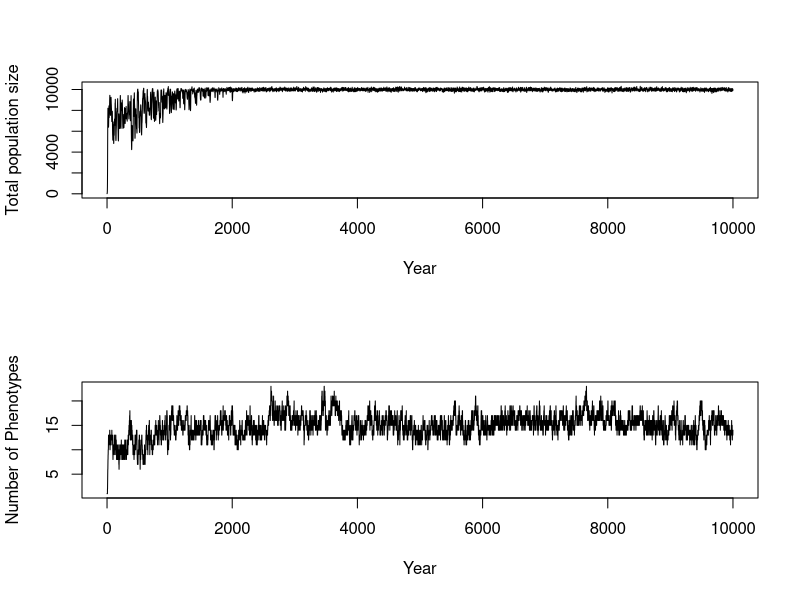
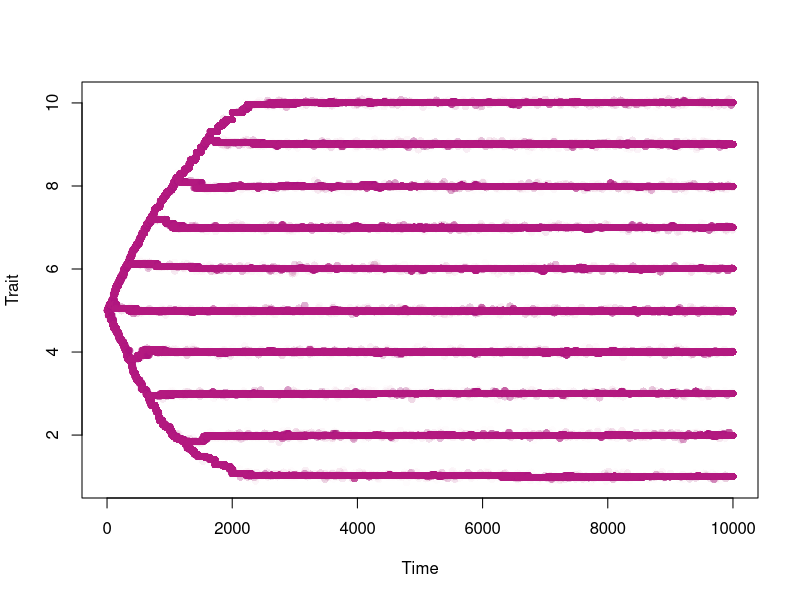

Write R code to recreate these figures, in order.

# Biggest difference in this version is that there is only one trait and adults and juvenile share a resource



# Full function ----------------------------------------------------------------

resourceCompetitionSLC <- function(popSize, resProp, resFreq, resGen=matrix(c(0.1,0.1),ncol=1, nrow=2), im = 0.001, 
                                   fmax = 2, kA = 0.5, kJ = 0.5, mutProb=0.001, mutVar=0.1, time.steps=200, iniP=5, 
                                   threshold = 0.005, nmorphs = 1){
  
  pop <- matrix(data = NA, ncol = 3, nrow = nmorphs)                             # Each column in this matrix is one phenotype combination.
  
  pop[,1] <- popSize
  pop[,2] <- iniP

  
  colnames(pop) <- c("Number of indivduals", "Trait", "Proxy")
  
  stats         <- matrix(data = c(0, sum(pop[,1]), nrow(pop), mean(pop[,2]), var(pop[,2])) 
                                  , nrow = 1, ncol = 5)                                                             #Where we will eventually save our stats and phenotypes
  phenotypes <- matrix(data = c(0, popSize, iniP), nrow = 1, ncol = 3)
  colnames(phenotypes) <- c("Year", "Number of indivduals", "Trait")                                        
  
  epsilon <- .Machine$double.eps^10  #Added when some number become zero, very small number
  posstrait <- seq(from = min(resProp)-1, to = max(resProp)+1, by = mutVar)
  
  for (t in 1:time.steps){
    
    # Deterministic fecundity proxy alpha ------------------------------------
    
    adults    <- pop                                                            
    alphaA    <- NULL                                                           # Will create a matrix with all alpha values
    alphaSumA <- NULL
    
    
    resPropAduMatrix <- matrix(data = resProp, ncol = length(resProp), nrow = nrow(adults), byrow = T)
    aduTrait <- adults[, 2]
    aduTraitMatrix <- matrix(data = rep(aduTrait, each = length(resProp)), ncol = length(resProp), nrow = nrow(adults), byrow = T)
    
    alphaA           <- exp(-(((aduTraitMatrix-resPropAduMatrix)^2)/(2*resGen[1,1])^2)) + epsilon                 # Calculation of individual alpha
    adultAbund       <- adults[,1]
    adultAbundMatrix <- matrix(data = rep(adultAbund, each = length(resProp)), ncol = length(resProp), nrow = nrow(adults), byrow = T)  # Creation of a matrix with population size of each type in the rows
    alphaSumA        <- colSums((alphaA*adultAbundMatrix))                                                                         # Creation of matrix that reflects both the trait but also number of individuals in type
    
    
    RdivAlphaSumA       <- resFreq/alphaSumA
    RdivAlphaSumATrans  <- matrix(data = RdivAlphaSumA)
    
    Fec <- alphaA%*%RdivAlphaSumATrans
    adults[,3] <- fmax*(Fec/(kA+Fec)) 
    
    
    
    # Spawning of offspring -------------------------------------------------
    
    juveniles <- adults                                                         # Create a matrix were we will add juveniles into
                                                      
    
    juveniles[,1] <- rpois(n = nrow(juveniles), lambda = juveniles[,1]*juveniles[,3]) 
    
    # Mutation of offspring -------------------------------------------------
    
    probs <- juveniles[,1]/sum(juveniles[, 1])  # Generates probability of morph being mutated based upon number of individuals.
    N.mut <- as.numeric(rbinom(n = 1, size = sum(juveniles[, 1]), prob = mutProb))
    
    
    if(N.mut > 0){
      random.choice <- c()
      mutation.pos <- c()
      
      for (m in 1:length(N.mut)){
        random.choice <- rmultinom(n = 1 , size = 1, prob = probs)              # Randomly chooses which morphs to mutate based on probs
        mutation.pos[m] <- as.numeric(which(random.choice == 1))
      }
      
      for (i in  1:length(mutation.pos)){
        
        mutChange <- rnorm(n=1, mean=0, sd=mutVar)
        juveniles[mutation.pos[i], 1] <- juveniles[mutation.pos[i], 1] - 1       # Removes the mutated individual from the morph
        
        new.morph <- matrix(data = c(1, juveniles[mutation.pos[i], 2] + mutChange, 0),  #Changes trait to a new trait and adds it to the juveniles
                            ncol = ncol(juveniles), nrow = 1)
        juveniles <- rbind(juveniles, new.morph)
        
      }
    }
    
    
    
    # Kill off offspring -----------------------------------------------------
    
  
    alphaSumJ <- NULL
    alphaJ    <- NULL
   
    resPropJuvMatrix <- matrix(data = resProp, ncol = length(resProp), nrow = nrow(juveniles), byrow = T)
    juvTrait <- juveniles[,2]
    juvTraitMatrix <- matrix(data = rep(juvTrait, each = length(resProp)), ncol = length(resProp), nrow = nrow(juveniles), byrow = T)
    
    alphaJ            <- exp(-(((juvTraitMatrix-resPropJuvMatrix)^2)/(2*resGen[2,1]^2))) + epsilon
    juvenAbund        <- juveniles[,1]
    juvenAbundMatrix  <- matrix(data = rep(juvenAbund, each = length(resProp)), ncol = length(resProp), nrow = nrow(juveniles), byrow = T)  # Creation of a matrix with population size of each type in the rows
    alphaSumJ         <- colSums(alphaJ*juvenAbundMatrix)                                                                         # Creation of matrix that reflects both the trait but also number of individuals in type
    
    
    RdivAlphaSumJ     <- resFreq/alphaSumJ
    RdivAlphaSumJTrans   <- matrix(data = RdivAlphaSumJ)
    
    
    Sur <- alphaJ%*%RdivAlphaSumJTrans
    juveniles[,3] <- (Sur/(kJ+Sur)) 
    
    
    
    
    juveniles[,1] <- rbinom(n = nrow(juveniles) , size = juveniles[,1], prob = juveniles[,3])
    
    
    pop <- juveniles[juveniles[, 1] != 0, , drop = FALSE]                        # all adults die after reproducing, so the new generation is only juveniles, and all rows with zero individuals are removed.
    
    # Adding immigrants ---------------------------------------------------------------------
    
    #if (runif(1) < im){
    
    # trait <- sample(x = posstrait, size = 1)
    
    #  if(sum(pop[,2] == trait) == 0) {                   # Checks wheter a exact match of immigrant already exists
    #   rbind(pop, c(1, trait, NA))
    # } else{
    #   same <- which(pop[,2] == trait)
    #   pop[same,1] <- pop[same,1]+1
    # }
    
    # }
    
    
    # extract stats and phenotype ---------------------------------------------
    
    if(nrow(pop) == 0){                                                          # Checks whether population has reached zero, then it breaks the for loop.                                   
      print("Population extinction")
      break
    }
    
    stats <- rbind(stats, c(t, sum(pop[,1]), nrow(pop), mean(pop[,2]), var(pop[,2]))) 
    
    pStats <- cbind(rep(t, nrow(pop)), pop[,1], pop[,2])
    phenotypes <- rbind(phenotypes, pStats)
    
    
  }
  
  #return output  ------------------------------------------------------------
  colnames(stats) <- c("year", "population size", "Number of morphs", "mean trait", "var trait")
  rownames(phenotypes) <- NULL
  
  # Removing any morphs of very low abundance
    pop <- pop[pop[, 1] > threshold*stats[nrow(stats), 2], , drop = FALSE] 
    
    LastStats <- cbind(time.steps, sum(pop[,1]), nrow(pop), mean(pop[,2]), var(pop[,2])) 
    LastPheno <- cbind(rep(time.steps, nrow(pop)), pop[,1], pop[,2])
    
    colnames(LastStats) <- c("year", "population size", "Number of morphs", "mean trait", "var trait")
    colnames(LastPheno) <- c("Year", "Number of indivduals", "Trait")  
   
  
  return(list(stats=stats, phenotypes=phenotypes, LastPheno = LastPheno, LastStats = LastStats))                                 #returns both the stats and the phenotype
  
  
}







resource.frequency <- c(0.1, 0.1, 0.1, 0.1, 0.1, 0.1, 0.1, 0.1, 0.1, 0.1)           # res. freq. 
resource.property <- c(1, 2, 3, 4, 5, 6, 7, 8, 9, 10)             # res. property 
abundance <- 15000
resource.abundance <- abundance*resource.frequency

outputSLC <- resourceCompetitionSLC(resProp=resource.property, resFreq=resource.abundance, popSize = 10, mutProb=0.001, mutVar=0.05, time.steps = 10000)

statsSLC <- outputSLC$stats
phenotypesSLC <- outputSLC$phenotypes
LastPhenoSLC <- outputSLC$LastPheno
LastStatsSLC <- outputSLC$LastStats

# Plotting  -------------------------------------------------------------------

par(mfrow=c(2,1))


plot(x = statsSLC[, 1], y = statsSLC[, 2], xlab = "Year", ylab = "Total population size", type = "l")

plot(x = statsSLC[, 1], y = statsSLC[, 3], xlab = "Year", ylab = "Number of Phenotypes", type = "l")

par(mfrow=c(1,1))

pColors <- rgb(0.7, 0.1, 0.5, alpha = (phenotypesSLC[,2]/(100+phenotypesSLC[,2])))
plot(x = phenotypesSLC[, 1], y = phenotypesSLC[,3], col = pColors, ylab = "Trait", xlab = "Time", pch = 16)
